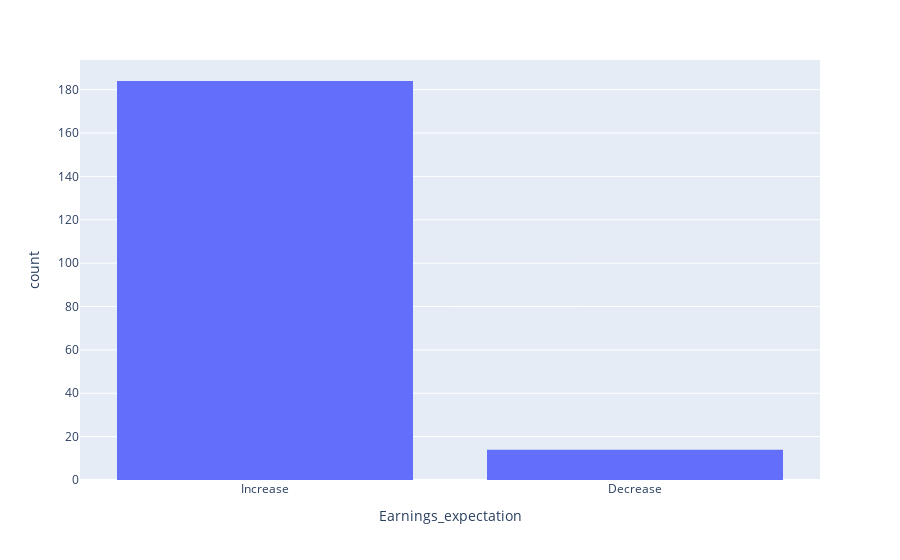

Notebook cell for this chart:
### Markdown cell above
## Histogram Visualizations

### Code cell
fig = px.histogram(new_df, x="Earnings_expectation")
fig.show()

### Figure 1 — Plotly figure (JSON) as saved in the notebook; plotly's stock layout.template omitted (floating-point values rounded to 4 significant figures; data arrays with more than 128 entries replaced by an {"elided": "..."} marker saying what was removed)
{"data": [{"alignmentgroup": "True", "bingroup": "x", "hovertemplate": "Earnings_expectation=%{x}<br>count=%{y}<extra></extra>", "legendgroup": "", "marker": {"color": "#636efa", "pattern": {"shape": ""}}, "name": "", "offsetgroup": "", "orientation": "v", "showlegend": false, "type": "histogram", "x": {"elided": "198 str values"}, "xaxis": "x", "yaxis": "y"}], "layout": {"barmode": "relative", "legend": {"tracegroupgap": 0}, "margin": {"t": 60}, "xaxis": {"anchor": "y", "domain": [0, 1], "title": {"text": "Earnings_expectation"}}, "yaxis": {"anchor": "x", "domain": [0, 1], "title": {"text": "count"}}}}
